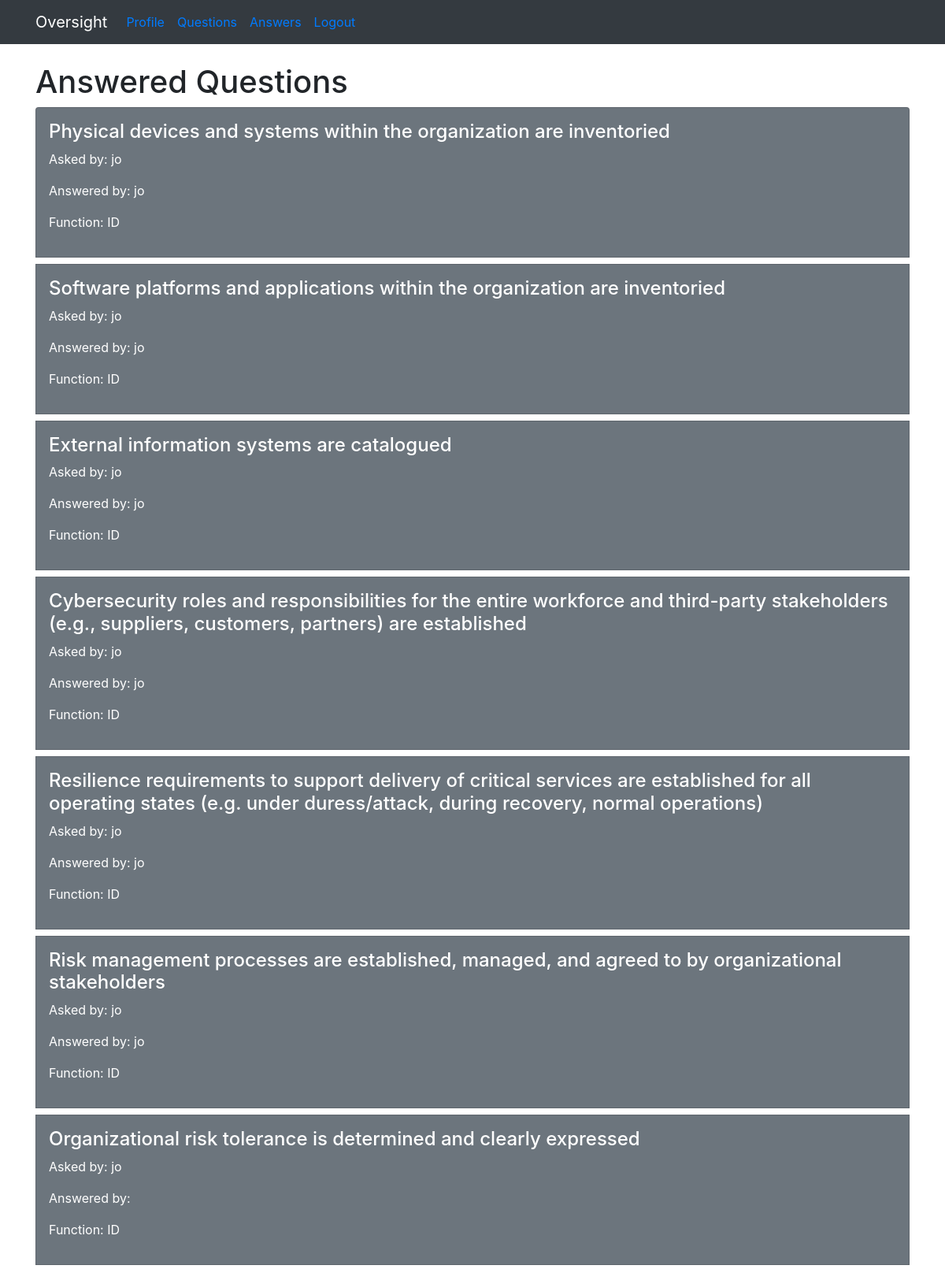
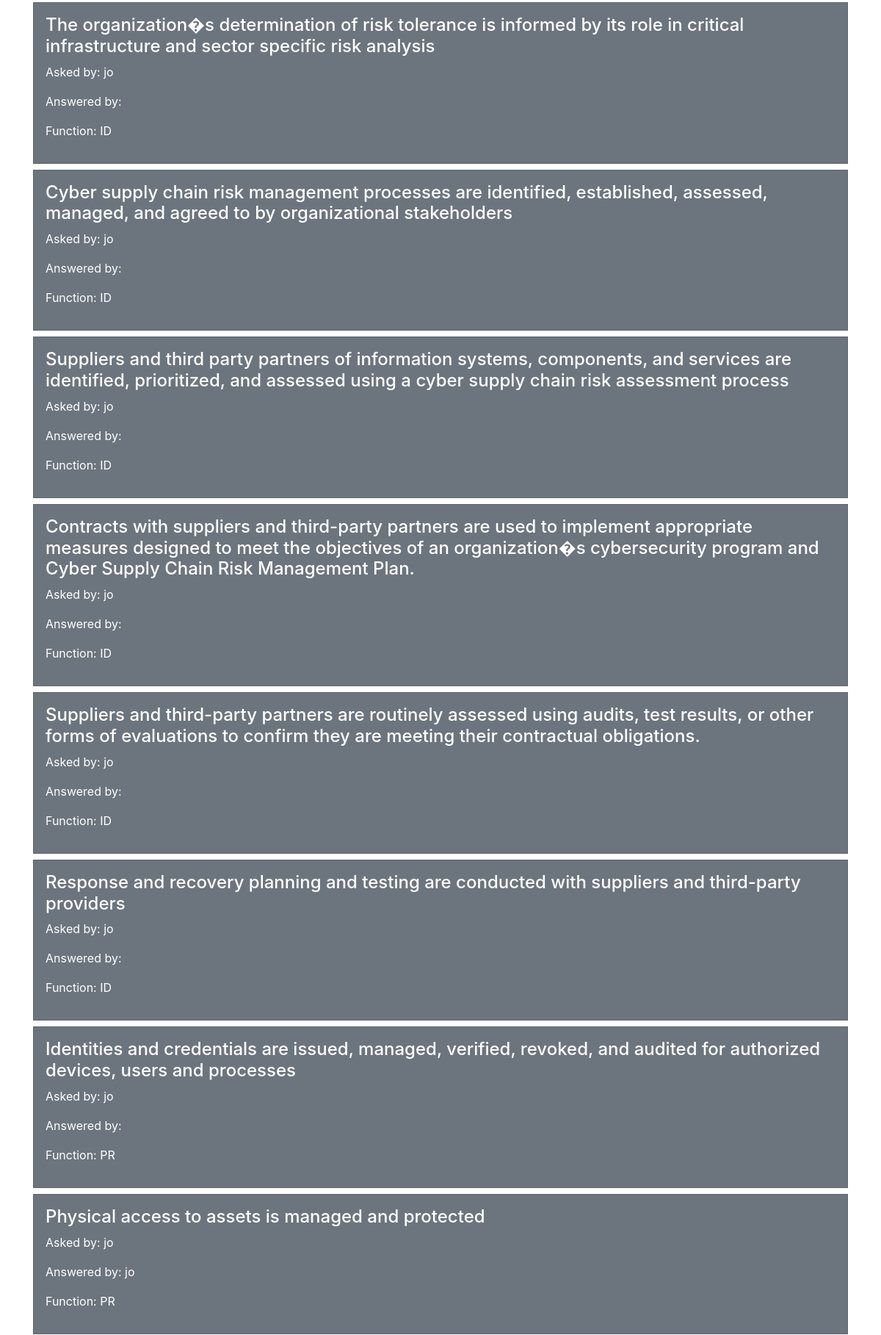
Screenshot of / (signed in, upper part) with the database file from the repository (2 pictures, top to bottom).
### flaskqa/models.py (models this page shows, shortened)
class Question(db.Model):
    id = db.Column(db.Integer, primary_key=True)
    question = db.Column(db.Integer)
    answer = db.Column(db.Integer)
    asked_by_id = db.Column(db.Integer, db.ForeignKey('user.id'))
    expert_id = db.Column(db.Integer, db.ForeignKey('user.id'))
    nist_id = db.Column(db.String)
    nist_function = db.Column(db.String)
    nist_subcategory = db.Column(db.String)
    justification = db.Column(db.Text)

class User(UserMixin, db.Model):
    id = db.Column(db.Integer, primary_key=True)
    name = db.Column(db.String(50))
    password = db.Column(db.String(100))
    expert = db.Column(db.Boolean)
    admin = db.Column(db.Boolean)
    questions_asked = db.relationship(
        'Question',
        foreign_keys='Question.asked_by_id',
        backref='asker',
        lazy=True
    )
    answers_requested = db.relationship(
        'Question',
        foreign_keys='Question.expert_id',
        backref='expert',
        lazy=True
    )
    @property
    def unhashed_password(self):
        raise AttributeError('Cannot view unhashed password!')

### flaskqa/routes/main.py (the view)
@main.route('/')
def index():
    if current_user.is_authenticated:
        questions = Question.query.filter(Question.answer != None).all()
        context = {
            'questions' : questions
        }
        return render_template('answers.html', **context)
    else:
        return render_template('landing.html')

### flaskqa/__init__.py (called while the page is built)
def create_app(config_file='settings.py'):
    app = Flask(__name__)
    app.config.from_pyfile(config_file)
    app.secret_key = b'\x10\x06@.\xcb\xac\xdb\xa7\xe8\x8d\xedi\x80O\ta.\xcc\x8a\x03&\x10C&'
    db.init_app(app)
    login_manager.init_app(app)
    login_manager.login_view = 'auth.login'
    @login_manager.user_loader
    def user_loader(user_id):
        return User.query.get(user_id)
    app.register_blueprint(main)
    app.register_blueprint(auth)
    app.cli.add_command(create_tables)
    return app

### flaskqa/templates/answers.html (shortened to what this page needs)
{% extends 'base.html' %}
{% block content %}
      <div class="page-header">
        <h1>Answered Questions</h1>
      </div>
      <div class="row">
        <div class="col-lg-12">
          <div class="list-group">
            {% for question in questions %}
              <a href="{{ url_for('main.question', question_id=question.id) }}" class="list-group-item p-3 mb-2 bg-secondary text-white">
                <h4 class="list-group-item-heading">{{ question.question }}</h4>
                <p class="list-group-item-text">Asked by: {{ question.asker.name }}</p>
                <p class="list-group-item-text">Answered by: {{ question.expert.name }}</p>
                <p class="list-group-item-text">Function: {{ question.nist_function }}</p>
              </a>
            {% endfor %}
          </div>
        </div>
      </div>
{% endblock %}

### rows the page displays
Question: question "Physical devices and systems within the organization are inventoried", asker.name "jo", expert.name "jo", nist_function "ID"
Question: question "Software platforms and applications within the organization are inventoried", asker.name "jo", expert.name "jo", nist_function "ID"
Question: question "External information systems are catalogued", asker.name "jo", expert.name "jo", nist_function "ID"
Question: question "Cybersecurity roles and responsibilities for the entire workforce and third-party stakeholders (e.g., suppliers, customers, partners) are established", asker.name "jo", expert.name "jo", nist_function "ID"
Question: question "Resilience requirements to support delivery of critical services are established for all operating states (e.g. under duress/attack, during recovery, normal operations)", asker.name "jo", expert.name "jo", nist_function "ID"
Question: question "Risk management processes are established, managed, and agreed to by organizational stakeholders", asker.name "jo", expert.name "jo", nist_function "ID"
Question: question "Organizational risk tolerance is determined and clearly expressed", asker.name "jo", nist_function "ID"
Question: question "The organization�s determination of risk tolerance is informed by its role in critical infrastructure and sector specific risk analysis", asker.name "jo", nist_function "ID"
Question: question "Cyber supply chain risk management processes are identified, established, assessed, managed, and agreed to by organizational stakeholders", asker.name "jo", nist_function "ID"
Question: question "Suppliers and third party partners of information systems, components, and services are identified, prioritized, and assessed using a cyber supply chain risk assessment process", asker.name "jo", nist_function "ID"
Question: question "Contracts with suppliers and third-party partners are used to implement appropriate measures designed to meet the objectives of an organization�s cybersecurity program and Cyber Supply Chain Risk Management Plan.", asker.name "jo", nist_function "ID"
Question: question "Suppliers and third-party partners are routinely assessed using audits, test results, or other forms of evaluations to confirm they are meeting their contractual obligations.", asker.name "jo", nist_function "ID"
Question: question "Response and recovery planning and testing are conducted with suppliers and third-party providers", asker.name "jo", nist_function "ID"
Question: question "Identities and credentials are issued, managed, verified, revoked, and audited for authorized devices, users and processes", asker.name "jo", nist_function "PR"
Question: question "Physical access to assets is managed and protected", asker.name "jo", expert.name "jo", nist_function "PR"
